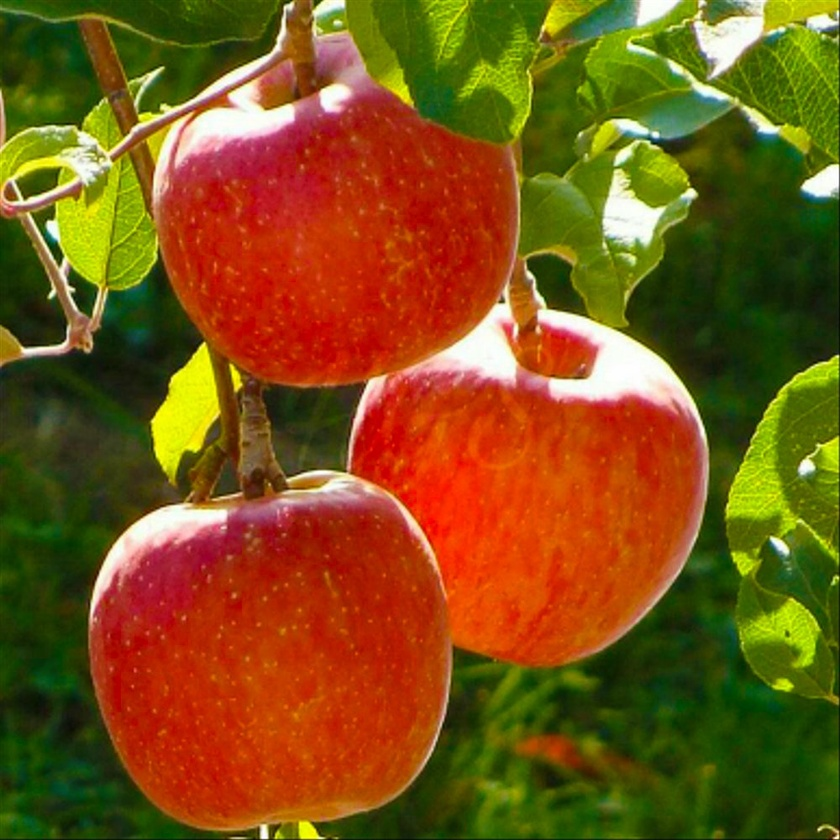
#> input picture appleneg.jpeg, 840 x 840 px, shrunk from 1000 x 1000 before the run
$ python conversi.py
#> lines starting #> are read from the running program, lines starting #| are printed output that depends on the picture
import cv2

citra = cv2.imread('appleneg.jpeg',cv2.IMREAD_GRAYSCALE)
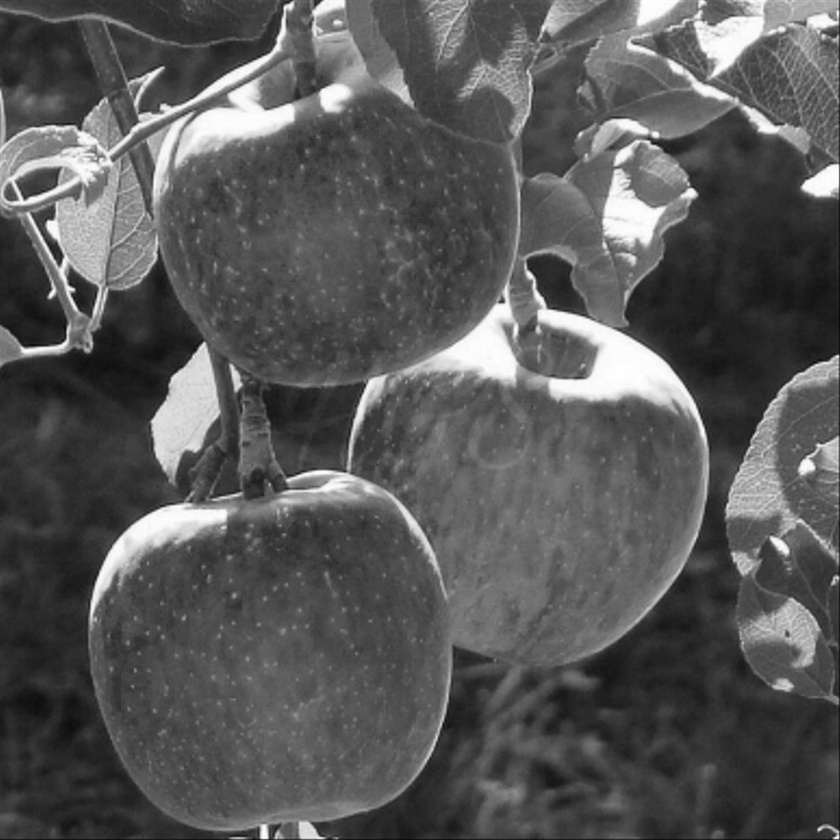
#> citra: shape (840, 840); min 9, max 255, mean 88
index = cv2.bitwise_not(citra)
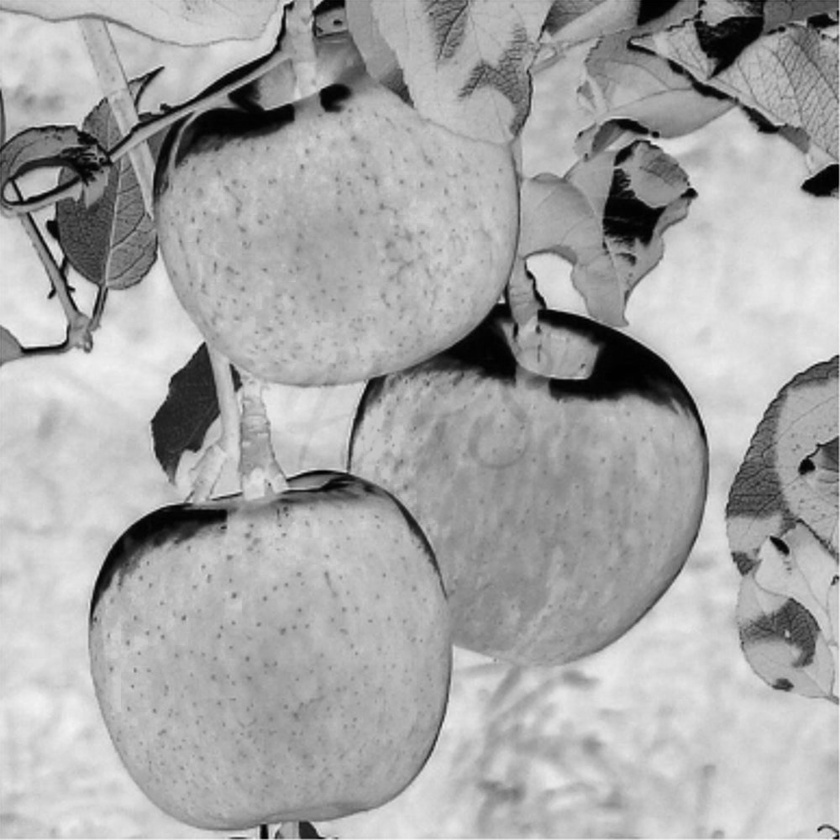
#> index: shape (840, 840); min 0, max 246, mean 167

cv2.imshow('hasil',index)
cv2.waitKey(0)

status = cv2.imwrite('D:/opencv/lemonnegative.png',index)

print("Image written to file-system : ",status)
#| Image written to file-system :  True
